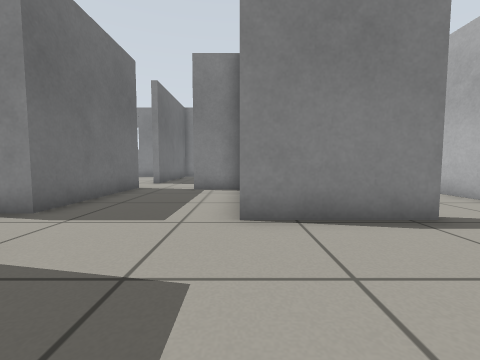
view 1 (above)

19 first-person views from a walk through a Gazebo world. The camera is 0.5 m above the floor, tilts 4° down and sees 90° across. The floor is counted in squares, 0.5 m on a side. Each view is taken from the middle of a square. On the plan, view 1 faces up. The plan holds only what a view shows up to about 10 squares ahead; the rest is blank.

view 2
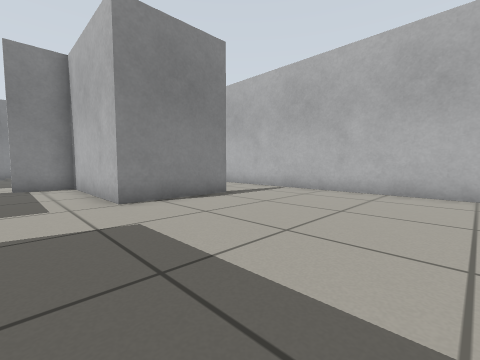

view 3
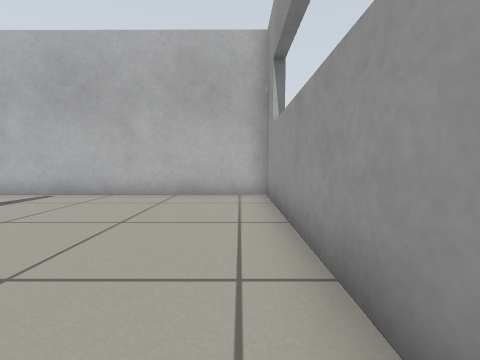

view 4
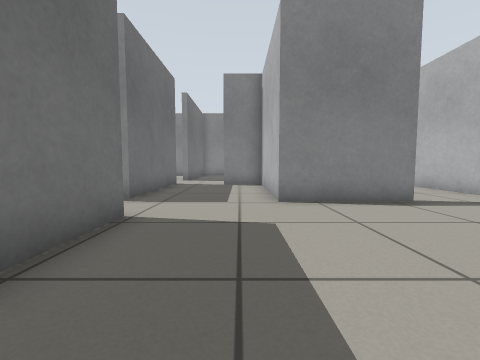

view 5
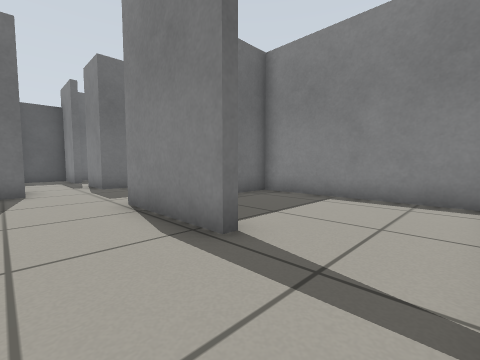

view 6
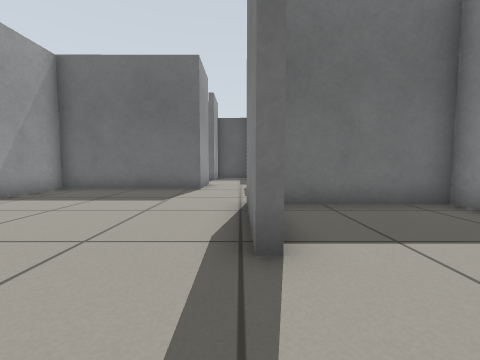

view 7
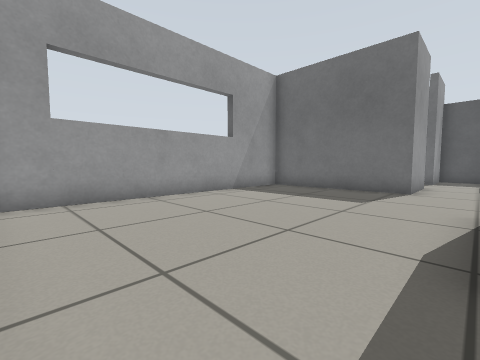

view 8
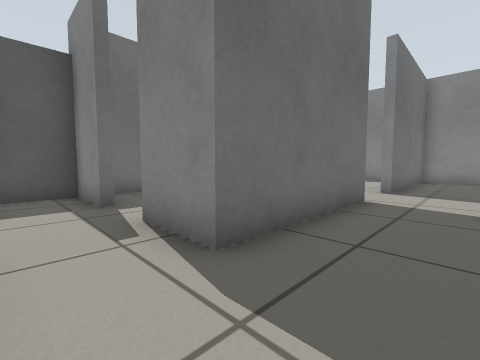

view 9
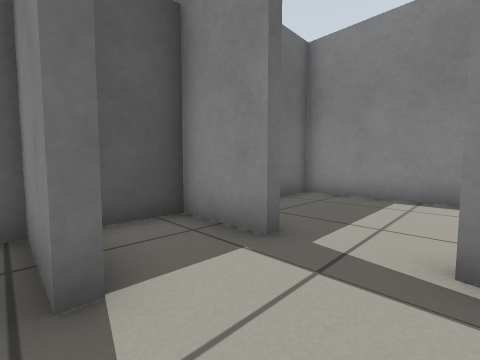

view 10
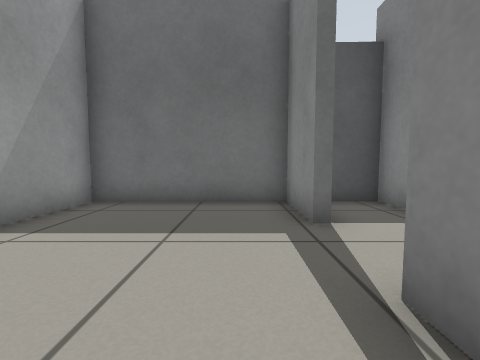

view 11
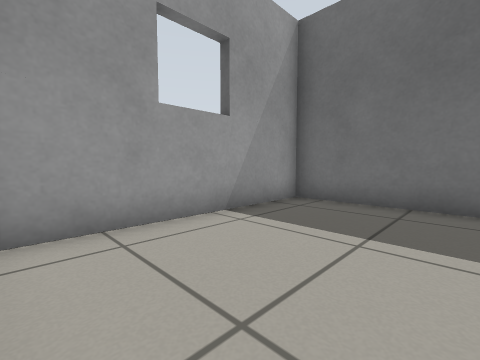

view 12
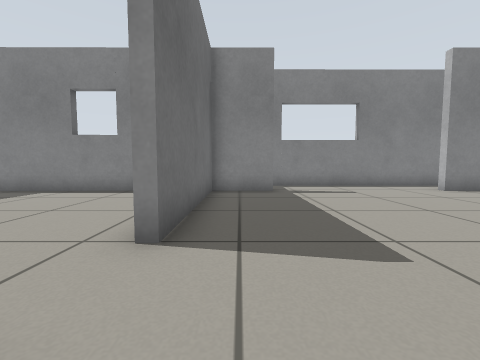

view 13
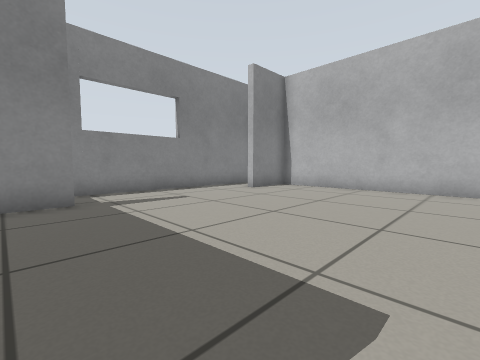

view 14
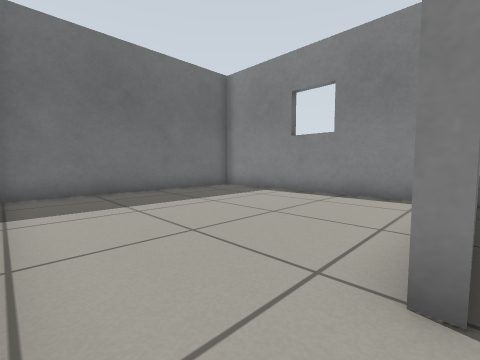

view 15
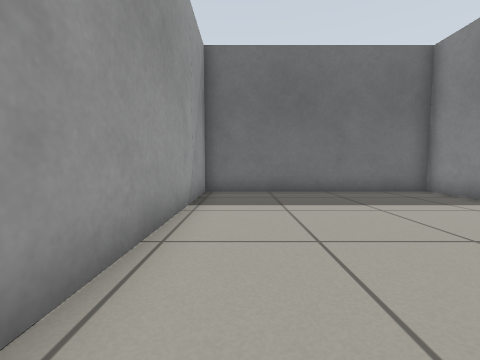

view 16
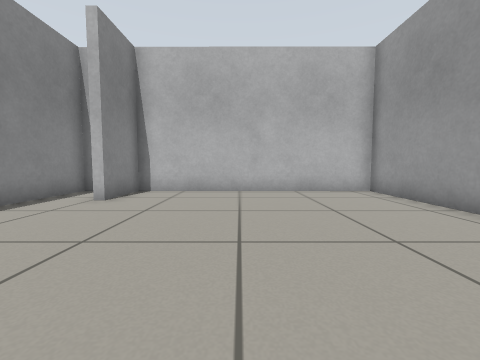

view 17
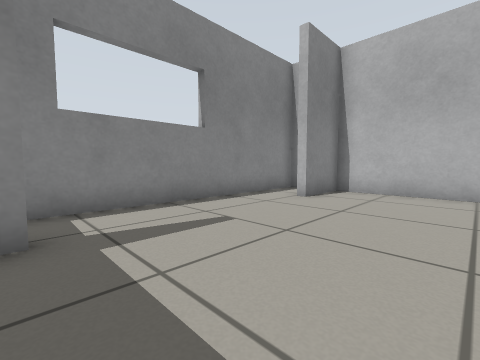

view 18
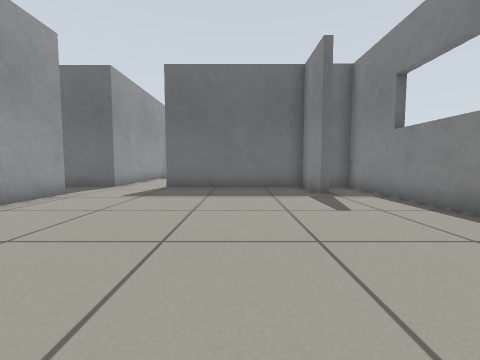

view 19
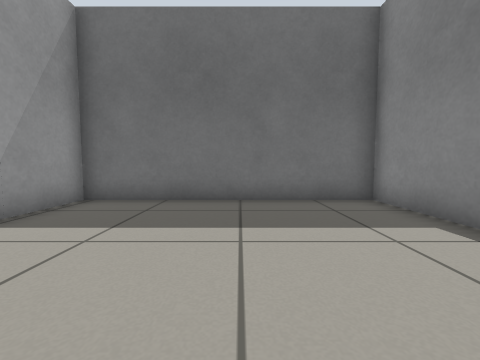

### Floor plan
Key: @ floor where view 1 was taken; # wall or solid block; . floor; L door leaf.
Columns run from 13 left of view 1 to 7 right of it. Each row starts with its distance up from view 1.
 20          ############
 19          #..........#
 18 ############......###
 17 #........#..........#
 16 #........#..........#
 15 #........#..........#
 14 #........#..........#
 13 #........#..........#
 12 #........#..........#
 11 #...................#
 10 #####...............#
  9    #######..#########
  8    #.... #...#......#
  7    #.... #...#......#
  6    #.... #...#......#
  5    ##..###...#......#
  4    L.........####...#
  3    L................#
  2    ###..###.........#
  1    #......#.........#
  0    #......#..@......#
 -1    #......#.........#
 -2    #......#.........#
 -3    ##################

Where each view was taken, in squares from view 1:
view 1: 0 up, 0 right, facing up
view 2: 2 down, 2 left, facing up-right
view 3: 2 down, 1 left, facing right
view 4: 2 down, 1 left, facing up
view 5: 2 up, 6 right, facing up-left
view 6: 4 up, 6 right, facing left
view 7: 4 up, 6 right, facing down-left
view 8: 3 up, 2 left, facing up-left
view 9: 2 up, 6 left, facing up-left
view 10: 1 up, 4 left, facing left
view 11: 1 up, 4 left, facing down-left
view 12: 9 up, 3 left, facing up
view 13: 11 up, 3 left, facing up-right
view 14: 10 up, 4 left, facing up-left
view 15: 11 up, 4 left, facing left
view 16: 14 up, 2 left, facing right
view 17: 14 up, 2 left, facing up-right
view 18: 15 up, 6 right, facing left
view 19: 14 up, 6 left, facing left
